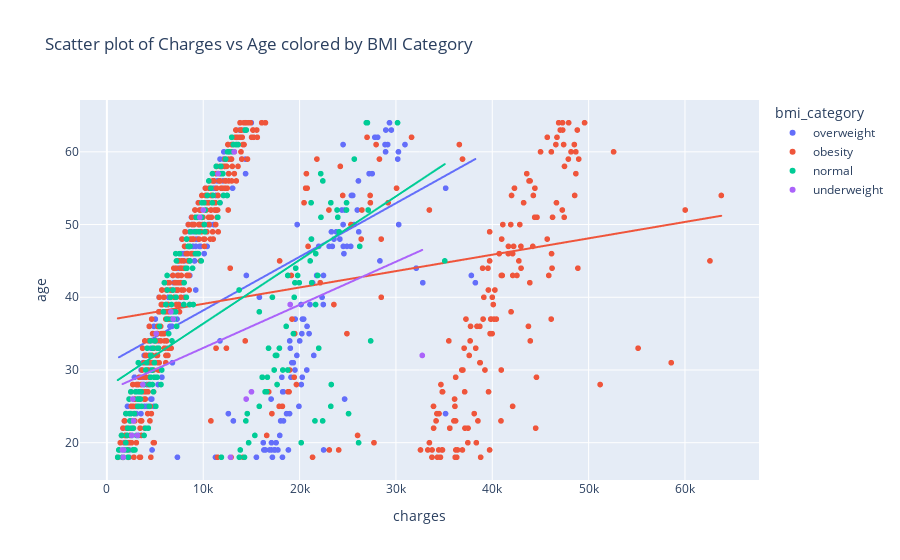

The cell this chart's notebook holds for it:
### Markdown cell above
There is no visual correspondence between the 3 apparent correlation clusters and region.

### Code cell
correlation = insurance['age'].corr(insurance['charges'])
print(f"Correlation between age and charges: {correlation:.3f}")
px.scatter(insurance, x='charges', y='age', color='bmi_category', trendline='ols', hover_data=['bmi', 'sex', 'region'], title='Scatter plot of Charges vs Age colored by BMI Category')

### Figure 1 — Plotly figure (JSON) as saved in the notebook; plotly's stock layout.template omitted (floating-point values rounded to 4 significant figures; data arrays with more than 128 entries replaced by an {"elided": "..."} marker saying what was removed)
{"data": [{"customdata": {"elided": "386x3 mixed values"}, "hovertemplate": "bmi_category=overweight<br>charges=%{x}<br>age=%{y}<br>bmi=%{customdata[0]}<br>sex=%{customdata[1]}<br>region=%{customdata[2]}<extra></extra>", "legendgroup": "overweight", "marker": {"color": "#636efa", "symbol": "circle"}, "mode": "markers", "name": "overweight", "showlegend": true, "type": "scattergl", "x": {"elided": "386 float values"}, "xaxis": "x", "y": {"elided": "386 int values"}, "yaxis": "y"}, {"hovertemplate": "<b>OLS trendline</b><br>age = 0.000737003 * charges + 30.8245<br>R<sup>2</sup>=0.194500<br><br>bmi_category=overweight<br>charges=%{x}<br>age=%{y} <b>(trend)</b><extra></extra>", "legendgroup": "overweight", "marker": {"color": "#636efa", "symbol": "circle"}, "mode": "lines", "name": "overweight", "showlegend": false, "type": "scattergl", "x": {"elided": "386 float values"}, "xaxis": "x", "y": {"elided": "386 float values"}, "yaxis": "y"}, {"customdata": {"elided": "707x3 mixed values"}, "hovertemplate": "bmi_category=obesity<br>charges=%{x}<br>age=%{y}<br>bmi=%{customdata[0]}<br>sex=%{customdata[1]}<br>region=%{customdata[2]}<extra></extra>", "legendgroup": "obesity", "marker": {"color": "#EF553B", "symbol": "circle"}, "mode": "markers", "name": "obesity", "showlegend": true, "type": "scattergl", "x": {"elided": "707 float values"}, "xaxis": "x", "y": {"elided": "707 int values"}, "yaxis": "y"}, {"hovertemplate": "<b>OLS trendline</b><br>age = 0.000225276 * charges + 36.8401<br>R<sup>2</sup>=0.051845<br><br>bmi_category=obesity<br>charges=%{x}<br>age=%{y} <b>(trend)</b><extra></extra>", "legendgroup": "obesity", "marker": {"color": "#EF553B", "symbol": "circle"}, "mode": "lines", "name": "obesity", "showlegend": false, "type": "scattergl", "x": {"elided": "707 float values"}, "xaxis": "x", "y": {"elided": "707 float values"}, "yaxis": "y"}, {"customdata": {"elided": "225x3 mixed values"}, "hovertemplate": "bmi_category=normal<br>charges=%{x}<br>age=%{y}<br>bmi=%{customdata[0]}<br>sex=%{customdata[1]}<br>region=%{customdata[2]}<extra></extra>", "legendgroup": "normal", "marker": {"color": "#00cc96", "symbol": "circle"}, "mode": "markers", "name": "normal", "showlegend": true, "type": "scattergl", "x": {"elided": "225 float values"}, "xaxis": "x", "y": {"elided": "225 int values"}, "yaxis": "y"}, {"hovertemplate": "<b>OLS trendline</b><br>age = 0.000875071 * charges + 27.6244<br>R<sup>2</sup>=0.233571<br><br>bmi_category=normal<br>charges=%{x}<br>age=%{y} <b>(trend)</b><extra></extra>", "legendgroup": "normal", "marker": {"color": "#00cc96", "symbol": "circle"}, "mode": "lines", "name": "normal", "showlegend": false, "type": "scattergl", "x": {"elided": "225 float values"}, "xaxis": "x", "y": {"elided": "225 float values"}, "yaxis": "y"}, {"customdata": [[17.39, "male", "northwest"], [17.77, "female", "northwest"], [15.96, "male", "northeast"], [18.05, "female", "northwest"], [17.8, "female", "southwest"], [17.29, "male", "northeast"], [17.95, "female", "northeast"], [17.48, "male", "northwest"], [17.2, "female", "northeast"], [16.82, "female", "northeast"], [17.4, "female", "southwest"], [17.67, "male", "northwest"], [18.34, "male", "northeast"], [17.29, "female", "northeast"], [18.34, "female", "northeast"], [18.3, "female", "southwest"], [18.34, "female", "northwest"], [17.86, "male", "northwest"], [16.82, "male", "northeast"], [17.29, "female", "northeast"]], "hovertemplate": "bmi_category=underweight<br>charges=%{x}<br>age=%{y}<br>bmi=%{customdata[0]}<br>sex=%{customdata[1]}<br>region=%{customdata[2]}<extra></extra>", "legendgroup": "underweight", "marker": {"color": "#ab63fa", "symbol": "circle"}, "mode": "markers", "name": "underweight", "showlegend": true, "type": "scattergl", "x": [2775.0, 32730.0, 1695.0, 9644.0, 1728.0, 12830.0, 15010.0, 1621.0, 14460.0, 3167.0, 2585.0, 2681.0, 11530.0, 6878.0, 13200.0, 19020.0, 9991.0, 5117.0, 6641.0, 3733.0], "xaxis": "x", "y": [23, 32, 18, 51, 19, 18, 27, 19, 26, 21, 21, 26, 57, 37, 60, 39, 52, 35, 38, 28], "yaxis": "y"}, {"hovertemplate": "<b>OLS trendline</b><br>age = 0.000592914 * charges + 27.1014<br>R<sup>2</sup>=0.115750<br><br>bmi_category=underweight<br>charges=%{x}<br>age=%{y} <b>(trend)</b><extra></extra>", "legendgroup": "underweight", "marker": {"color": "#ab63fa", "symbol": "circle"}, "mode": "lines", "name": "underweight", "showlegend": false, "type": "scattergl", "x": [1621.0, 1695.0, 1728.0, 2585.0, 2681.0, 2775.0, 3167.0, 3733.0, 5117.0, 6641.0, 6878.0, 9644.0, 9991.0, 11530.0, 12830.0, 13200.0, 14460.0, 15010.0, 19020.0, 32730.0], "xaxis": "x", "y": [28.06, 28.11, 28.13, 28.63, 28.69, 28.75, 28.98, 29.31, 30.14, 31.04, 31.18, 32.82, 33.03, 33.94, 34.71, 34.93, 35.67, 36.0, 38.38, 46.51], "yaxis": "y"}], "layout": {"legend": {"title": {"text": "bmi_category"}, "tracegroupgap": 0}, "title": {"text": "Scatter plot of Charges vs Age colored by BMI Category"}, "xaxis": {"anchor": "y", "domain": [0, 1], "title": {"text": "charges"}}, "yaxis": {"anchor": "x", "domain": [0, 1], "title": {"text": "age"}}}}
